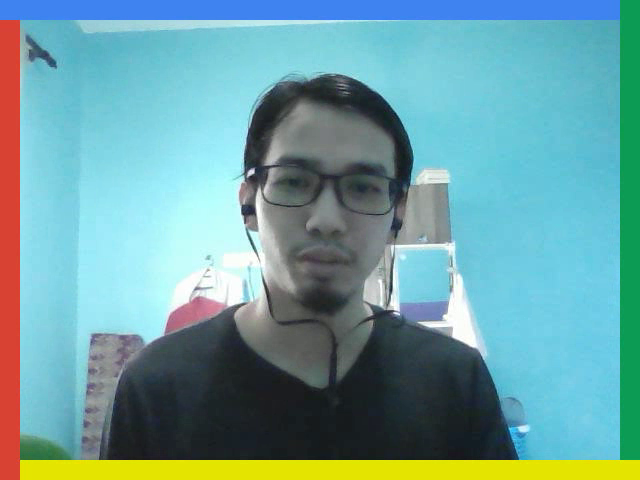
#> input picture frame 7 of project1/FaceDetection/vid.avi, 640 x 480 px, given in place of the camera
$ jupyter execute --allow-errors draftFaceDetection.ipynb
#> lines starting #> are read from the running program, lines starting #| are printed output that depends on the picture; after the words box and inside, x2 and y2 are one past the last pixel; in counts of white or black regions, pixels touching at a corner belong together
[cell 1]
import numpy as np
import cv2 as cv
import matplotlib.pyplot as plt

# Define functions for colour mode conversion

def BGR2RGB(img):
    return img[:,:,::-1]

def BGR2GRAY(img):
    img = cv.cvtColor(img, cv.COLOR_BGR2GRAY)
    return img

def GRAY2RGB(img):
    img = cv.cvtColor(img, cv.COLOR_GRAY2RGB)
    return img

[cell 2]
path = '../../samples/data/face1.jpg'
img = cv.imread(path)

#> (the rest of this cell did not finish here and is left out)

[cell 3]
ext = ['png', 'jpg']
ext2 = ['mp4', 'avi']
test = 'sdfepngjpgdmp4s'

if test[-3:] in ext:
    print('hahau')
if test[-3:] in ext2:
    print('booohooo')
else:
    print('lol')

[cell 4]
# Live video face detection

# Load the cascade
face_cascade = cv.CascadeClassifier('../../samples/data/haarcascade_frontalface_alt2.xml')

# To capture video from webcam.
cap = cv.VideoCapture(0)
# To use a video file as input
# cap = cv2.VideoCapture('filename.mp4')

while True:
    # Read the frame
    _, img = cap.read()
#> img is the input picture: shape (480, 640, 3); mean B, G, R 161.1, 159.1, 109.7

    # Convert to grayscale
    gray = cv.cvtColor(img, cv.COLOR_BGR2GRAY)
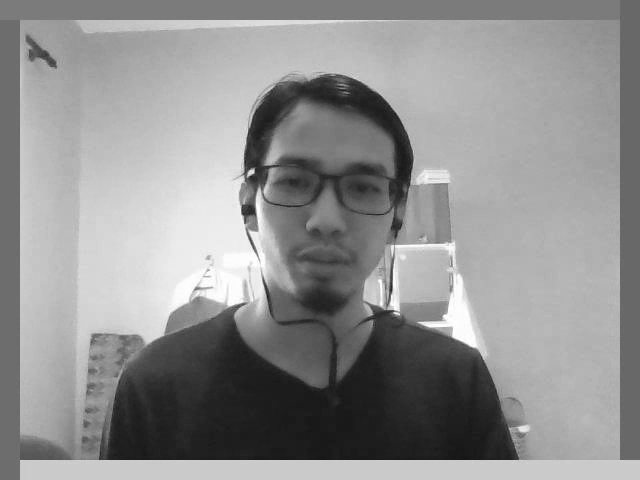
#> gray: shape (480, 640); min 21, max 255, mean 144.5
    # Detect the faces
    faces = face_cascade.detectMultiScale(gray, 1.1, 7)
#> faces = [[238, 114, 182, 182]]

    # Draw the rectangle around each face
    for (x, y, w, h) in faces:
        cv.rectangle(img, (x, y), (x+w, y+h), (0,255,255), 2)
#> this loop made 1 pass
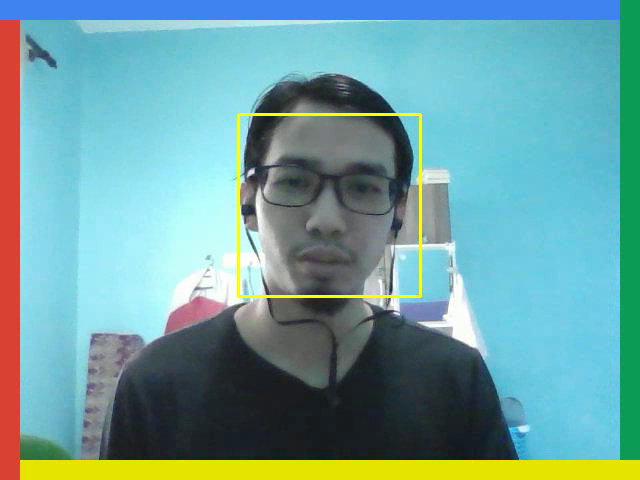
#> img: shape (480, 640, 3); 0.71% of pixels changed, all inside (x1, y1, x2, y2) = (237, 113, 422, 298)

    # Display
    cv.imshow('img', img)
    # Stop if escape key is pressed
    k = cv.waitKey(30)
#> (key q is pressed here)
    if k==ord('q') & 0xff :
        break
# Release the VideoCapture object
cap.release()
cv.destroyAllWindows()

[cell 5]
import sys
import cv2 as cv

filePath = 'vid.avi'
face_cascade = cv.CascadeClassifier('../../samples/data/haarcascade_frontalface_alt2.xml')

# Read video from path
capture = cv.VideoCapture(filePath)

# Check if connected
if capture.isOpened() is False:
    print("Error opening camera 0")
    exit()

# Get and print video information
frame_width = capture.get(cv.CAP_PROP_FRAME_WIDTH)
#> frame_width = 640
frame_height = capture.get(cv.CAP_PROP_FRAME_HEIGHT)
#> frame_height = 480
fps = capture.get(cv.CAP_PROP_FPS)
#> fps = 20
frame_count = capture.get(cv.CAP_PROP_FRAME_COUNT)
#> frame_count = 72
frame_delay = frame_count/fps
#> frame_delay = 3.6

print(f'Frame per seconds: {fps:.2f} fps')
#| Frame per seconds: 20.00 fps
print(f'Video W x H: {frame_width} x {frame_height} px')
#| Video W x H: 640.0 x 480.0 px
print(f'Frame count: {frame_count}')
#| Frame count: 72.0
print(f'Frame delay: {frame_delay:.2f} ms')
#| Frame delay: 3.60 ms

while capture.isOpened():
    # Capture frames, if read correctly ret is True
    ret, frame = capture.read()

    # If no frame is returned, stop the loop
    if not ret:
        print("Frame stopped.")
        break

    gray = cv.cvtColor(frame, cv.COLOR_BGR2GRAY)
    faces = face_cascade.detectMultiScale(gray, 1.1, 7)
    # Draw the rectangle around each face
    for (x, y, w, h) in faces:
        cv.rectangle(frame, (x, y), (x+w, y+h), (0, 255, 255), 2)

    # Show video
    cv.imshow("Camera frame", frame)

    # Set frame delay
    k = cv.waitKey(1)
#> (key q is pressed here)

    # Check if key is q then exit
    if k == ord("q"):
        break

# Close the video
capture.release()
cv.destroyAllWindows()

[cell 6]
import cv2 as cv


capture = cv.VideoCapture(0)
# check if connected
if capture.isOpened() is False:
    print("Error opening camera 0")
    exit()

while capture.isOpened():
    # capture frames, if read correctly ret is True
    ret, frame = capture.read()

    if not ret:
        print("Didn't receive frame. Stop ")
        break


    gray = cv.cvtColor(frame, cv.COLOR_BGR2GRAY)
    faces = face_cascade.detectMultiScale(gray, 1.1, 7)
    # Draw the rectangle around each face
    for (x, y, w, h) in faces:
        cv.rectangle(frame, (x, y), (x+w, y+h), (0, 255, 255), 2)

    # display frame
    cv.imshow("Camera frame", frame)

    k = cv.waitKey(1)
#> (key q is pressed here)

    # check if key is s then save frame
    if k == ord("s"):
        # save color frame
        cv.imwrite('frame.png', frame)

    # check if key is q then exit
    if k == ord("q"):
        break

capture.release()
cv.destroyAllWindows()

$ run again, starting later in the video
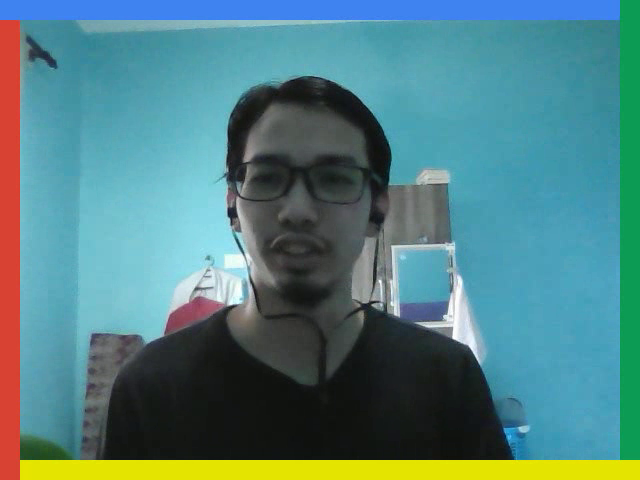
#> input picture frame 32 of project1/FaceDetection/vid.avi, 640 x 480 px, given in place of the camera
#> img is the input picture: shape (480, 640, 3); mean B, G, R 129.4, 127.8, 82.3
#> `gray = cv.cvtColor(img, cv.COLOR_BGR2GRAY)`:
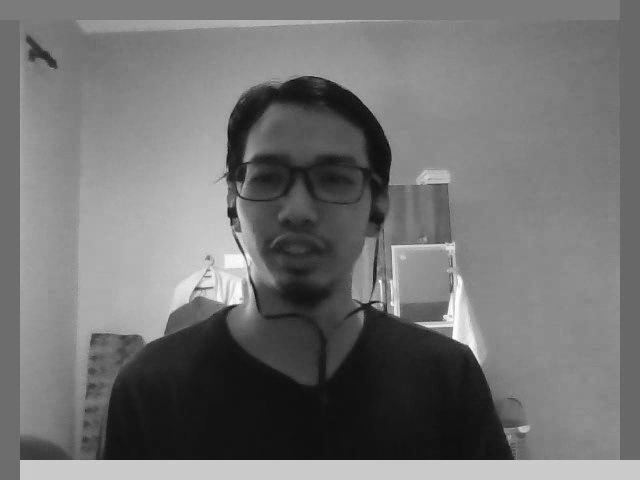
#> gray: shape (480, 640); min 10, max 255, mean 114.3
#> faces = [[216, 115, 168, 168]]
#> the loop `for (x, y, w, h) in faces:` made 1 pass
#> after the loop `for (x, y, w, h) in faces:`:
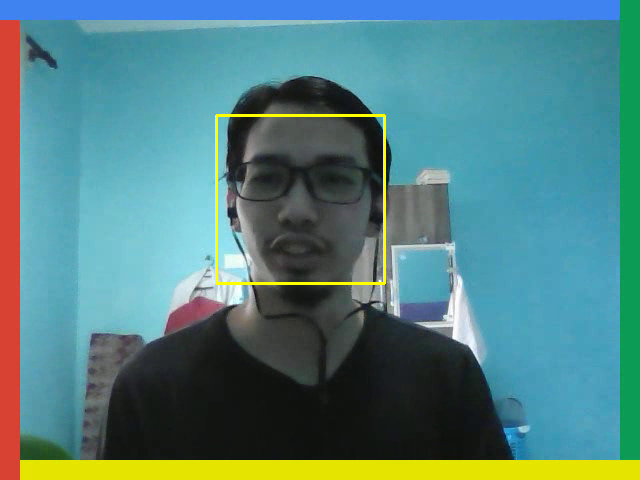
#> img: shape (480, 640, 3); 0.65% of pixels changed, all inside (x1, y1, x2, y2) = (215, 114, 386, 285)
#> frame_width = 640
#> frame_height = 480
#> fps = 20
#> frame_count = 72
#> frame_delay = 3.6
#| Frame per seconds: 20.00 fps
#| Video W x H: 640.0 x 480.0 px
#| Frame count: 72.0
#| Frame delay: 3.60 ms

$ run again, starting later in the video
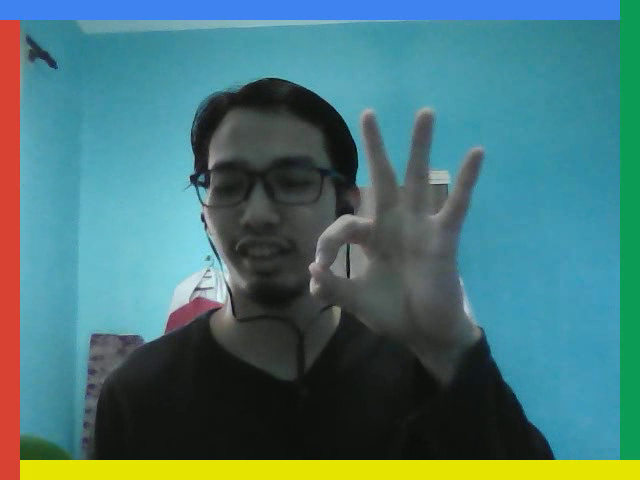
#> input picture frame 57 of project1/FaceDetection/vid.avi, 640 x 480 px, given in place of the camera
#> img is the input picture: shape (480, 640, 3); mean B, G, R 118.1, 117.1, 73.1
#> `gray = cv.cvtColor(img, cv.COLOR_BGR2GRAY)`:
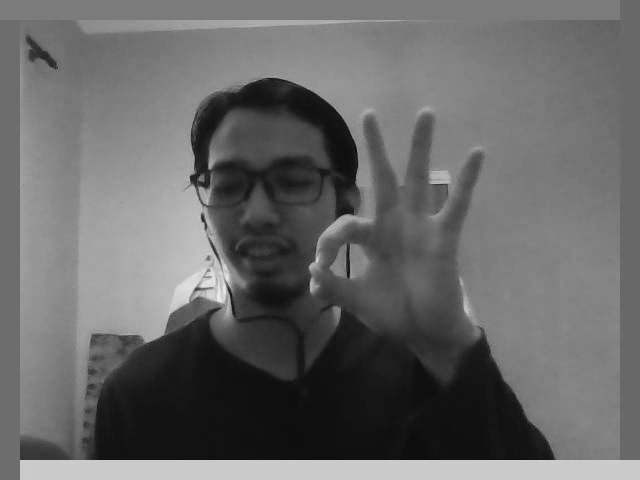
#> gray: shape (480, 640); min 9, max 238, mean 103.9
#> faces = [[174, 115, 170, 170]]
#> the loop `for (x, y, w, h) in faces:` made 1 pass
#> after the loop `for (x, y, w, h) in faces:`:
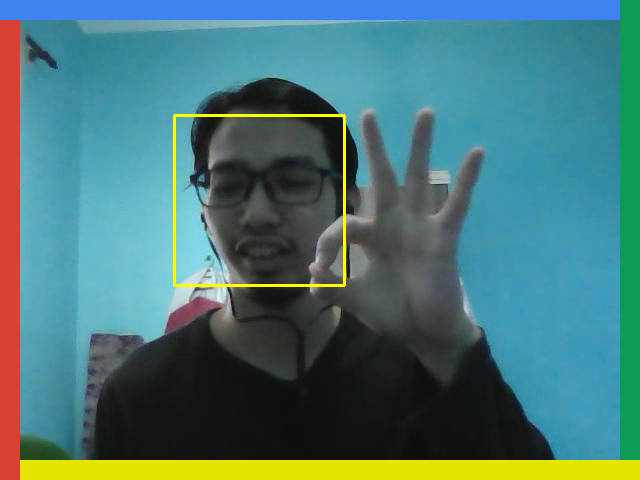
#> img: shape (480, 640, 3); 0.66% of pixels changed, all inside (x1, y1, x2, y2) = (173, 114, 346, 287)
#> frame_width = 640
#> frame_height = 480
#> fps = 20
#> frame_count = 72
#> frame_delay = 3.6
#| Frame per seconds: 20.00 fps
#| Video W x H: 640.0 x 480.0 px
#| Frame count: 72.0
#| Frame delay: 3.60 ms
